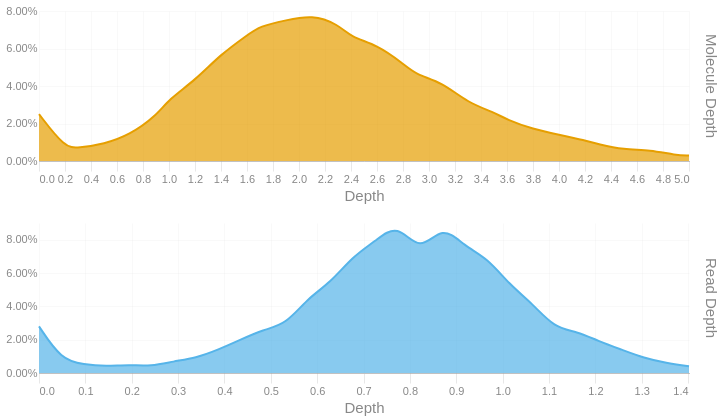

Notebook code for this chart:
### Code cell
readdep = depth_hist(tb['Read Depth'], q99, 3)
readdep = readdep.with_columns(pl.lit('Read Depth').alias('Metric'))
if not SKIPLR:
    moldep = depth_hist(tb['Molecule Depth'], mol_q99, 1)
    moldep = moldep.with_columns(pl.lit('Molecule Depth').alias('Metric'))
    _hist = pl.concat([readdep, moldep])
    _hist = _hist.filter(pl.col('Proportion') != 0)
    with SafeRender(_hist):
        (
            alt.Chart(_hist)        
            .mark_area(interpolate = "basis")
            .encode(
                x=alt.X('Bin:Q').scale(domainMin=0).axis(alt.Axis(title='Depth')),
                y = alt.Y('Proportion:Q', title = None).axis(format = '.2%'),
                color = alt.Color('Metric:N').legend(None),
                row = alt.Row("Metric:N").header(title = None, labelOrient = 'right'),
                tooltip = [
                    alt.Tooltip("Metric:N", title = "Metric"),
                    alt.Tooltip('Interval:N', title = "Depth Interval"),
                    alt.Tooltip('Proportion:Q', title = "% Alignments").format('.2%')
                ]
            )
            .resolve_scale(x='independent', y='independent')
            .properties(
                height = 150, width = 650,
                usermeta={'embedOptions': {'downloadFileName': f'{samplename}.depth.hist'}}
            )
        ).display()
else:
    readdep = readdep.filter(pl.col('Proportion') != 0)
    with SafeRender(readdep):
        (
            alt.Chart(readdep)        
            .mark_area(interpolate = "basis")
            .encode(
                x=alt.X('Bin:Q').scale(domainMin=0).axis(alt.Axis(title='Depth')),
                y = alt.Y('Proportion:Q', title = None).axis(format = '.2%'),
                tooltip = [
                    alt.Tooltip('Interval:N', title = "Depth Interval"),
                    alt.Tooltip('Proportion:Q', title = "% Alignments").format('.2%')
                ]
            )
            .properties(
                usermeta={'embedOptions': {'downloadFileName': f'{samplename}.depth.hist'}}
            )
        ).display()

### Figure 1 — Vega-Lite specification as saved in the notebook (floating-point values rounded to 4 significant figures)
{"width": 650, "height": 150, "config": {"title": {"anchor": "start", "dy": -15, "fontSize": 18, "color": "#888888", "subtitleColor": "#888888", "subtitleFontSize": 14}, "arc": {"fill": "#0072B2"}, "axis": {"domainColor": "#888888", "domainWidth": 0.5, "gridWidth": 0.2, "grid": false, "titleFontWeight": 400, "titleFontSize": 15, "labelFontSize": 11, "labelColor": "#888888", "tickColor": "#888888", "tickWidth": 0.2, "titleColor": "#888888"}, "axisBand": {"grid": false}, "axisX": {"grid": true, "tickSize": 10, "domainCap": "round"}, "axisY": {"domain": false, "grid": true, "tickSize": 0, "domainCap": "round"}, "background": "transparent", "header": {"labelFontSize": 15, "labelColor": "#888888", "titleFontSize": 15, "titleFontWeight": 600, "titleColor": "#888888"}, "legend": {"labelFont": "sans-serif", "labelFontSize": 12, "labelColor": "#888888", "symbolSize": 100, "symbolType": "circle", "titleFontSize": 12, "titlePadding": 10, "titleColor": "#888888", "title": null}, "range": {"category": ["#E69F00", "#56B4E9", "#009E73", "#F0E442", "#0072B2", "#D55E00", "#CC79A7", "#000000"], "diverging": ["#cfe8f3", "#a2d4ec", "#73bfe2", "#46abdb", "#1696d2", "#12719e"]}, "area": {"fill": "#0072B2", "fillOpacity": 0.7, "line": true, "strokeOpacity": 0.7}, "line": {"color": "#0072B2", "stroke": "#0072B2", "strokeWidth": 2}, "trail": {"color": "#0072B2", "stroke": "#0072B2", "strokeWidth": 0, "size": 1}, "point": {"filled": true, "fillOpacity": 1.0, "size": 95}, "text": {"color": "#888888", "fontSize": 11, "align": "right", "fontWeight": 400, "size": 11}, "bar": {"fill": "#0072B2", "stroke": null}, "view": {"stroke": null, "continuousWidth": 660, "continuousHeight": 400}}, "data": {"name": "data-f8633facc75e5bc17f14e3afd67019cb"}, "mark": {"type": "area", "interpolate": "basis"}, "encoding": {"color": {"field": "Metric", "legend": null, "type": "nominal"}, "row": {"field": "Metric", "header": {"title": null, "labelOrient": "right"}, "type": "nominal"}, "tooltip": [{"field": "Metric", "title": "Metric", "type": "nominal"}, {"field": "Interval", "title": "Depth Interval", "type": "nominal"}, {"field": "Proportion", "format": ".2%", "title": "% Alignments", "type": "quantitative"}], "x": {"axis": {"title": "Depth"}, "field": "Bin", "scale": {"domainMin": 0}, "type": "quantitative"}, "y": {"axis": {"format": ".2%"}, "field": "Proportion", "title": null, "type": "quantitative"}}, "resolve": {"scale": {"x": "independent", "y": "independent"}}, "usermeta": {"embedOptions": {"downloadFileName": "S1_Tusket_033.depth.hist"}}, "$schema": "https://vega.github.io/schema/vega-lite/v6.1.0.json", "datasets": {"data-f8633facc75e5bc17f14e3afd67019cb": [{"Bin": 0.0, "Interval": "0.0-0.048", "Proportion": 0.028, "Metric": "Read Depth"}, {"Bin": 0.048, "Interval": "0.048-0.097", "Proportion": 0.008, "Metric": "Read Depth"}, {"Bin": 0.097, "Interval": "0.097-0.145", "Proportion": 0.005, "Metric": "Read Depth"}, {"Bin": 0.145, "Interval": "0.145-0.193", "Proportion": 0.004, "Metric": "Read Depth"}, {"Bin": 0.193, "Interval": "0.193-0.242", "Proportion": 0.005, "Metric": "Read Depth"}, {"Bin": 0.242, "Interval": "0.242-0.29", "Proportion": 0.004, "Metric": "Read Depth"}, {"Bin": 0.29, "Interval": "0.29-0.338", "Proportion": 0.007, "Metric": "Read Depth"}, {"Bin": 0.338, "Interval": "0.338-0.387", "Proportion": 0.009, "Metric": "Read Depth"}, {"Bin": 0.387, "Interval": "0.387-0.435", "Proportion": 0.014, "Metric": "Read Depth"}, {"Bin": 0.435, "Interval": "0.435-0.483", "Proportion": 0.02, "Metric": "Read Depth"}, {"Bin": 0.483, "Interval": "0.483-0.532", "Proportion": 0.026, "Metric": "Read Depth"}, {"Bin": 0.532, "Interval": "0.532-0.58", "Proportion": 0.029, "Metric": "Read Depth"}, {"Bin": 0.58, "Interval": "0.58-0.628", "Proportion": 0.045, "Metric": "Read Depth"}, {"Bin": 0.628, "Interval": "0.628-0.677", "Proportion": 0.054, "Metric": "Read Depth"}, {"Bin": 0.677, "Interval": "0.677-0.725", "Proportion": 0.07, "Metric": "Read Depth"}, {"Bin": 0.725, "Interval": "0.725-0.773", "Proportion": 0.079, "Metric": "Read Depth"}, {"Bin": 0.773, "Interval": "0.773-0.822", "Proportion": 0.09, "Metric": "Read Depth"}, {"Bin": 0.822, "Interval": "0.822-0.87", "Proportion": 0.072, "Metric": "Read Depth"}, {"Bin": 0.87, "Interval": "0.87-0.918", "Proportion": 0.089, "Metric": "Read Depth"}, {"Bin": 0.918, "Interval": "0.918-0.967", "Proportion": 0.076, "Metric": "Read Depth"}, {"Bin": 0.967, "Interval": "0.967-1.015", "Proportion": 0.069, "Metric": "Read Depth"}, {"Bin": 1.015, "Interval": "1.015-1.063", "Proportion": 0.053, "Metric": "Read Depth"}, {"Bin": 1.063, "Interval": "1.063-1.112", "Proportion": 0.042, "Metric": "Read Depth"}, {"Bin": 1.112, "Interval": "1.112-1.16", "Proportion": 0.027, "Metric": "Read Depth"}, {"Bin": 1.16, "Interval": "1.16-1.208", "Proportion": 0.025, "Metric": "Read Depth"}, {"Bin": 1.208, "Interval": "1.208-1.257", "Proportion": 0.019, "Metric": "Read Depth"}, {"Bin": 1.257, "Interval": "1.257-1.305", "Proportion": 0.014, "Metric": "Read Depth"}, {"Bin": 1.305, "Interval": "1.305-1.353", "Proportion": 0.009, "Metric": "Read Depth"}, {"Bin": 1.353, "Interval": "1.353-1.402", "Proportion": 0.006, "Metric": "Read Depth"}, {"Bin": 1.402, "Interval": "1.402-1.45", "Proportion": 0.004, "Metric": "Read Depth"}, {"Bin": 0.0, "Interval": "0.0-0.2", "Proportion": 0.025, "Metric": "Molecule Depth"}, {"Bin": 0.2, "Interval": "0.2-0.3", "Proportion": 0.007, "Metric": "Molecule Depth"}, {"Bin": 0.3, "Interval": "0.3-0.5", "Proportion": 0.007, "Metric": "Molecule Depth"}, {"Bin": 0.5, "Interval": "0.5-0.7", "Proportion": 0.009, "Metric": "Molecule Depth"}, {"Bin": 0.7, "Interval": "0.7-0.9", "Proportion": 0.014, "Metric": "Molecule Depth"}, {"Bin": 0.9, "Interval": "0.9-1.0", "Proportion": 0.024, "Metric": "Molecule Depth"}, {"Bin": 1.0, "Interval": "1.0-1.2", "Proportion": 0.033, "Metric": "Molecule Depth"}, {"Bin": 1.2, "Interval": "1.2-1.4", "Proportion": 0.043, "Metric": "Molecule Depth"}, {"Bin": 1.4, "Interval": "1.4-1.6", "Proportion": 0.057, "Metric": "Molecule Depth"}, {"Bin": 1.6, "Interval": "1.6-1.7", "Proportion": 0.067, "Metric": "Molecule Depth"}, {"Bin": 1.7, "Interval": "1.7-1.9", "Proportion": 0.072, "Metric": "Molecule Depth"}, {"Bin": 1.9, "Interval": "1.9-2.1", "Proportion": 0.075, "Metric": "Molecule Depth"}, {"Bin": 2.1, "Interval": "2.1-2.3", "Proportion": 0.078, "Metric": "Molecule Depth"}, {"Bin": 2.3, "Interval": "2.3-2.4", "Proportion": 0.073, "Metric": "Molecule Depth"}, {"Bin": 2.4, "Interval": "2.4-2.6", "Proportion": 0.066, "Metric": "Molecule Depth"}, {"Bin": 2.6, "Interval": "2.6-2.8", "Proportion": 0.062, "Metric": "Molecule Depth"}, {"Bin": 2.8, "Interval": "2.8-2.9", "Proportion": 0.052, "Metric": "Molecule Depth"}, {"Bin": 2.9, "Interval": "2.9-3.1", "Proportion": 0.046, "Metric": "Molecule Depth"}, {"Bin": 3.1, "Interval": "3.1-3.3", "Proportion": 0.042, "Metric": "Molecule Depth"}, {"Bin": 3.3, "Interval": "3.3-3.5", "Proportion": 0.031, "Metric": "Molecule Depth"}, {"Bin": 3.5, "Interval": "3.5-3.6", "Proportion": 0.026, "Metric": "Molecule Depth"}, {"Bin": 3.6, "Interval": "3.6-3.8", "Proportion": 0.022, "Metric": "Molecule Depth"}, {"Bin": 3.8, "Interval": "3.8-4.0", "Proportion": 0.017, "Metric": "Molecule Depth"}, {"Bin": 4.0, "Interval": "4.0-4.2", "Proportion": 0.014, "Metric": "Molecule Depth"}, {"Bin": 4.2, "Interval": "4.2-4.3", "Proportion": 0.011, "Metric": "Molecule Depth"}, {"Bin": 4.3, "Interval": "4.3-4.5", "Proportion": 0.009, "Metric": "Molecule Depth"}, {"Bin": 4.5, "Interval": "4.5-4.7", "Proportion": 0.006, "Metric": "Molecule Depth"}, {"Bin": 4.7, "Interval": "4.7-4.9", "Proportion": 0.006, "Metric": "Molecule Depth"}, {"Bin": 4.9, "Interval": "4.9-5.0", "Proportion": 0.003, "Metric": "Molecule Depth"}, {"Bin": 5.0, "Interval": "5.0-5.2", "Proportion": 0.003, "Metric": "Molecule Depth"}]}}
